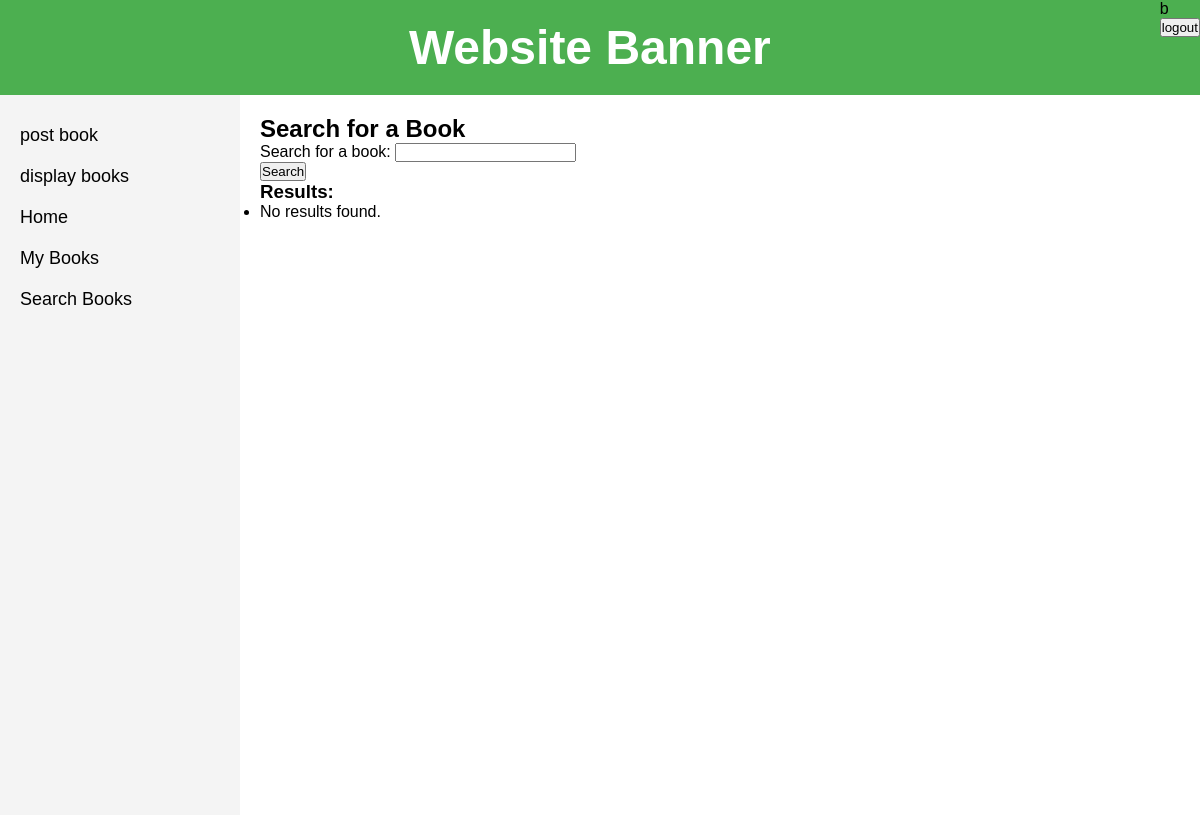
Screenshot of /search/ (signed in) with the database file from the repository.
### bookMng/models.py (models this page shows, shortened)
class MainMenu(models.Model):
    item = models.CharField(max_length=300, unique=True)
    link = models.CharField(max_length=300, unique=True)

### bookMng/views.py (the view)
# urls.py: path('search/', views.search_book, name='search_book'),
def search_book(request):
    form = BookSearchForm()
    results = []
    if request.method == 'GET' and 'query' in request.GET:
        form = BookSearchForm(request.GET)
        if form.is_valid():
            search_term = form.cleaned_data['query']
            results = Book.objects.filter(name__icontains=search_term)
    return render(request, 'bookMng/search_book.html', {'form': form,
                                                        'results': results,
                                                        'item_list': MainMenu.objects.all(),
                                                        })

### bookMng/forms.py
class BookSearchForm(forms.Form):
    query = forms.CharField(label='Search for a book', max_length=100)

### bookEx/templates/bookMng/search_book.html
{% extends 'base.html' %}
{% block sidenav %}
    {% for item in item_list %}
    <li>
      <a href="{{ item.link }}">{{ item.item }}</a>
    </li>
    {% endfor %}
{% endblock %}
{% block content %}
<h2>Search for a Book</h2>
<form method="get">
    {{ form.as_p }}
    <button type="submit">Search</button>
</form>
<h3>Results:</h3>
<ul>
    {% for book in results %}
        <li>
            <a href="{% url 'book_detail' book.id %}">
                {{ book.name }}
            </a> - ${{ book.price }}
        </li>
    {% empty %}
        <li>No results found.</li>
    {% endfor %}
</ul>
{% endblock %}

### bookEx/templates/base.html (shortened to what this page needs)
{% load static %}
<!DOCTYPE html>
<html lang="en">
<head>
    <link rel="stylesheet" href="{% static 'base.css' %}" type ="text/css">
</head>
<body>
    <span style="float: right;">
        {% if user.is_authenticated %}
           {{ user.username }}
           <form action="{% url 'logout' %}?next=/" method="post">
               <button type="submit">
                   logout
               </button>
           </form>
        {% else %}
           Not Loggin
           <a href="{% url 'login' %}?next=/">Login</a>
        {% endif %}
    </span>
    <header class="banner">
        <h1>Website Banner</h1>
    </header>
    <div class="container">
        <nav class="menu">
            <ul>
                {% block sidenav %}{% endblock sidenav %}
            </ul>
        </nav>
        <main class="content">
            {% block content %}{% endblock content %}
        </main>
    </div>
</body>
</html>

### bookEx/static/base.css (style rules this page uses)
* { margin: 0; padding: 0; box-sizing: border-box; }
body { font-family: Arial, sans-serif; }
.banner { background-color: #4CAF50; color: white; text-align: center; padding: 20px; font-size: 24px; }
.container { display: flex; height: calc(100vh - 80px); }
.menu { width: 20%; background-color: #f4f4f4; padding: 20px; }
.menu ul { list-style-type: none; }
.menu ul li { padding: 10px 0; }
.menu ul li a { text-decoration: none; color: black; font-size: 18px; }
.content { flex-grow: 1; padding: 20px; }

### rows the page displays
MainMenu: item "post book"
MainMenu: item "display books"
MainMenu: item "Home"
MainMenu: item "My Books"
MainMenu: item "Search Books"

### other values shown
{{ user.username }} "b"
